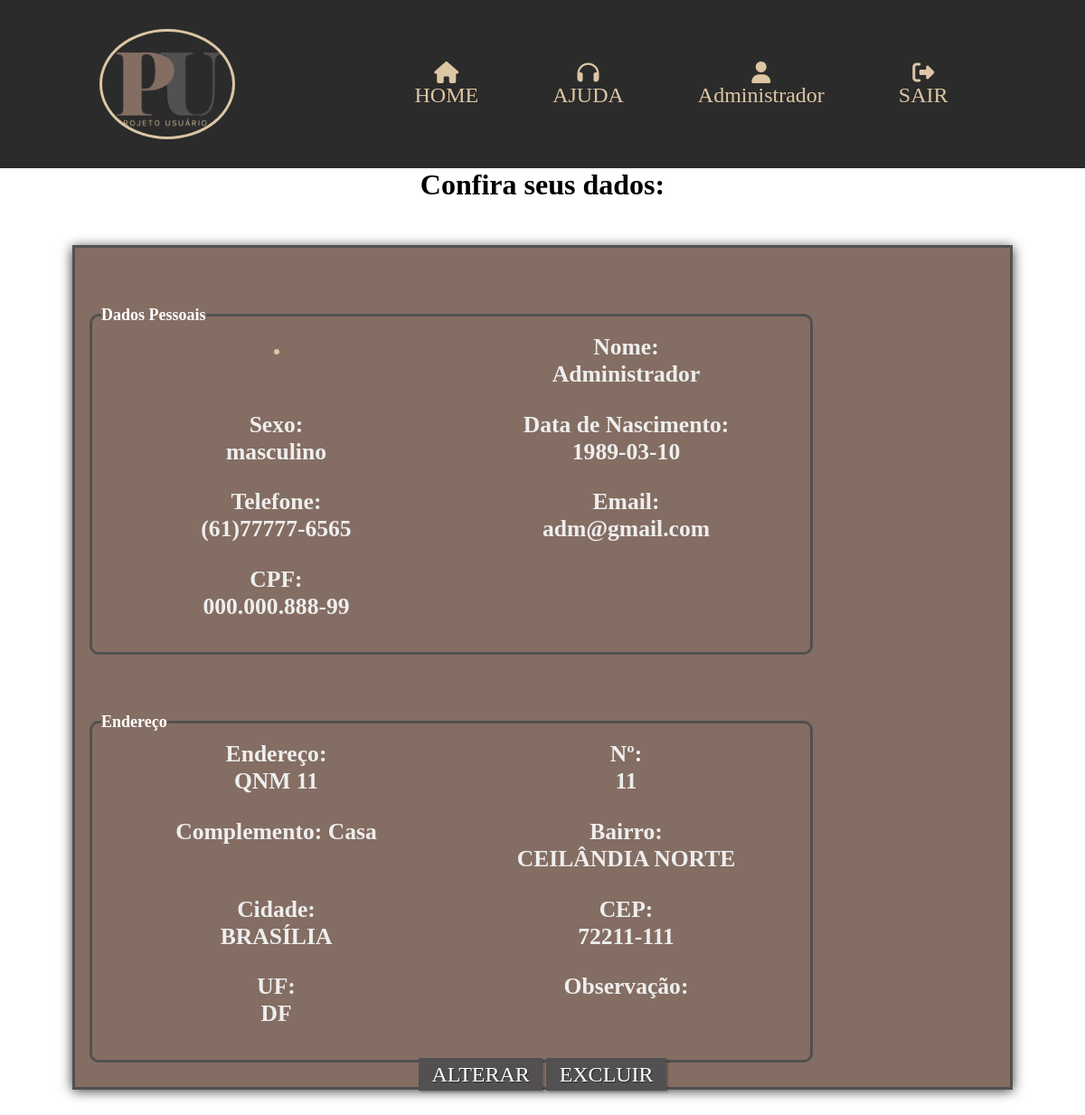
The app's page /view/perfil_usu.php (signed in) with its own data.
### tables this page shows
CREATE TABLE `usuario` (
  `id_usuario` INT(11) NOT NULL AUTO_INCREMENT,
  `nome_usu` VARCHAR(100) NOT NULL,
  `email` VARCHAR(100) NOT NULL,
  `senha` VARCHAR(50) NOT NULL,
  `telefone` VARCHAR(20) DEFAULT NULL,
  `cpf` VARCHAR(14) DEFAULT NULL,
  `sexo` ENUM('masculino', 'feminino', 'naoBinario', 'naoDeclarar') NOT NULL COMMENT 'Masculino\\nFeminino\\nNão Binário\\nNão Declarar',
  `dt_nascimento` DATE DEFAULT NULL,
  `endereco` VARCHAR(70) DEFAULT NULL,
  `numero` CHAR(7) DEFAULT NULL,
  `complemento` VARCHAR(15) DEFAULT NULL,
  `bairro` VARCHAR(70) DEFAULT NULL,
  `cidade` VARCHAR(70) DEFAULT NULL,
  `cep` CHAR(9) DEFAULT NULL,
  `uf` CHAR(2) DEFAULT NULL,
  `foto` VARCHAR(50) DEFAULT NULL,
  `obs` TEXT DEFAULT NULL,
  `situacao` VARCHAR(10) DEFAULT 'Ativo' COMMENT 'Ativo\\nCancelado\\nBloqueado',
  `fk_id_perfil` INT(11) NOT NULL,
  PRIMARY KEY (`id_usuario`, `fk_id_perfil`),
  INDEX `fk_usuario_perfil_usu1_idx` (`fk_id_perfil` ASC) ,
  CONSTRAINT `fk_usuario_perfil_usu1`
    FOREIGN KEY (`fk_id_perfil`)
    REFERENCES `perfil` (`id_perfil`)
    ON DELETE NO ACTION
    ON UPDATE NO ACTION);

### model/usuarioDAO.php (called while the page is built, shortened)
<?php
require_once 'conexao.php';
require_once 'usuarioDTO.php';
class UsuarioDAO{
    public $pdo ;
    public function __construct(){
        $this->pdo = Conexao::getInstance();
    }
    public function buscarPorID($id) {
        try {
            $sql = "SELECT * FROM usuario WHERE id_usuario=?";
            $stmt = $this->pdo->prepare($sql);
            $stmt->bindValue(1,$id);
            $stmt->execute();
            if ($stmt->rowCount() > 0) {
                $usuarioFetch = $stmt->fetch(PDO::FETCH_ASSOC);
                $usuarioDTO = new UsuarioDTO();
                $usuarioDTO->setId_usuario($usuarioFetch["id_usuario"]);
                $usuarioDTO->setNome_usu($usuarioFetch["nome_usu"]);
                $usuarioDTO->setEmail($usuarioFetch["email"]);
                $usuarioDTO->setSenha($usuarioFetch["senha"]);
                $usuarioDTO->setCpf($usuarioFetch["cpf"]);
                $usuarioDTO->setTelefone($usuarioFetch["telefone"]);
                $usuarioDTO->setSexo($usuarioFetch["sexo"]);
                $usuarioDTO->setDt_nascimento($usuarioFetch["dt_nascimento"]);
                $usuarioDTO->setEndereco($usuarioFetch["endereco"]);
                $usuarioDTO->setNumero($usuarioFetch["numero"]);
                $usuarioDTO->setComplemento($usuarioFetch["complemento"]);
                $usuarioDTO->setBairro($usuarioFetch["bairro"]);
                $usuarioDTO->setCidade($usuarioFetch["cidade"]);
                $usuarioDTO->setUf($usuarioFetch["uf"]);
                $usuarioDTO->setCep($usuarioFetch["cep"]);
                $usuarioDTO->setSituacao($usuarioFetch["situacao"]);
                $usuarioDTO->setFoto($usuarioFetch["foto"]);
                $usuarioDTO->setObs($usuarioFetch["obs"]);
                $usuarioDTO->setId_Perfil($usuarioFetch["fk_id_perfil"]);
                return $usuarioDTO;
            }
            return false;
        } catch (PDOException $exc) {
            echo $exc->getMessage();
            die();
        }
    }
    public function mostrarFoto($id) {
        try{
            $sql = "SELECT * FROM usuario u INNER JOIN perfil p ON u.fk_id_perfil = p.id_perfil WHERE id_usuario=?";
            $stmt = $this->pdo->prepare($sql);
            $stmt->bindValue(1, $id);
            $stmt->execute();
            $usuarioFetch = $stmt->fetch(PDO::FETCH_ASSOC);
           if($usuarioFetch != null){
                $usuarioDTO = new usuarioDTO();
                    return $usuarioFetch;
               }
               return null;
           }catch(PDOException $exc){
           echo $exc->getMessage();
       }
    }
}

### model/conexao.php (called while the page is built)
<?php
class Conexao{
    private static $conexao;
    public static function getInstance(){
        if(!isset(self::$conexao)){
            try{
                $options = array(
                    PDO::ATTR_PERSISTENT => true,
                    PDO::MYSQL_ATTR_INIT_COMMAND => 'SET NAMES UTF8',
                    PDO::ATTR_ERRMODE => PDO::ERRMODE_EXCEPTION
                );
                    self::$conexao = new PDO("mysql:host=localhost;dbname=projeto_usu","root","",$options);
            }catch(PDOException $exc){
                echo "Erro ao conectar ao banco ".$exc->getMessage();
            }
        }
        return self::$conexao;
    }
}

### model/usuarioDTO.php (called while the page is built, shortened)
<?php
class UsuarioDTO{
    private $id_usuario;
    private $nome_usu;
    private $email;
    private $cpf;
    private $telefone;
    private $sexo;
    private $dt_nascimento;
    private $endereco;
    private $numero;
    private $complemento;
    private $bairro;
    private $cidade;
    private $uf;
    private $cep;
    private $foto;
    public function getId_usuario(){
        return $this->id_usuario;
    }
    public function setId_usuario($id_usuario)
    {
        $this->id_usuario = $id_usuario;
        return $this;
    }
    public function getNome_usu(){
        return $this->nome_usu;
    }
    public function setNome_usu($nome_usu)
    {
        $this->nome_usu = ucwords(trim($nome_usu));
        return $this;
    }
    public function getEmail()
    {
        return $this->email;
    }
    public function setEmail($email)
    {
        $this->email = strtolower(trim($email));
        return $this;
    }
    public function setSenha($senha)
    {
        return $this;
    }
    public function getCpf(){
        return $this->cpf;
    }
    public function setCpf($cpf)
    {
        $this->cpf = $cpf;
        return $this;
    }
    public function getTelefone(){
        return $this->telefone;
    }
    public function setTelefone($telefone){
        $this->telefone = $telefone;
    }
    public function getSexo(){
        return $this->sexo;
    }
    public function setSexo($sexo){
        $this->sexo = $sexo;
    }
    public function getDt_nascimento(){
        return $this->dt_nascimento;
    }
    public function setDt_nascimento($dt_nascimento){
        $this->dt_nascimento = $dt_nascimento;
    }
    public function getFoto(){
        return $this->foto;
    }
    public function setFoto($foto){
        $this->foto = $foto;
    }
    public function getEndereco(){
        return $this->endereco;
    }
    public function setEndereco($endereco)
    {
        $this->endereco = $endereco;
        return $this;
    }
    public function getNumero(){
        return $this->numero;
    }
    public function setNumero($numero)
    {
        $this->numero = $numero;
        return $this;
    }
    public function getComplemento(){
        return $this->complemento;
    }
    public function setComplemento($complemento)
    {
        $this->complemento = $complemento;
        return $this;
    }
    public function getBairro(){
        return $this->bairro;
    }
    public function setBairro($bairro)
    {
        $this->bairro = $bairro;
        return $this;
    }
    public function getCidade(){
        return $this->cidade;
    }
    public function setCidade($cidade)
    {
        $this->cidade = $cidade;
        return $this;
    }
    public function getUf(){
        return $this->uf;
    }
    public function setUf($uf)
    {
        $this->uf = $uf;
        return $this;
    }
    public function getCep(){
        return $this->cep;
    }
    public function setCep($cep)
    {
        $this->cep = $cep;
        return $this;
    }
    public function setSituacao($situacao)
    {
        return $this;
    }
    public function setId_perfil($id_perfil)
    {
        return $this;
    }
}

### view/perfil_usu.php (the view, shortened to what this page needs)
<?php
require_once '../model/usuarioDAO.php';
$usuarioDAO = new UsuarioDAO();
if (isset($_SESSION["id_usuario"])) {
    $nome_usuario = $_SESSION["nome_usu"];
    $id = $_SESSION["id_usuario"];
    $id_perfil = $_SESSION["id_perfil"];
    $usuario = $usuarioDAO->buscarPorID($id);
    $usuarioFetch = $usuarioDAO->mostrarFoto($id);
} else {
    $nome_usuario = "";
    header("Location: ../index.php?msg=Usuário não encontrado");
    exit();
}
?>
<!DOCTYPE html>
<html>
<head>
    <link rel="stylesheet" href="../css/styleLog.css">
    <link rel="stylesheet" href="../css/style.css">
    <link rel="stylesheet" href="https://cdnjs.cloudflare.com/ajax/libs/font-awesome/6.4.0/css/all.min.css" />
    <link rel="stylesheet" href="https://cdn.jsdelivr.net/npm/sweetalert2@11.0.18/dist/sweetalert2.min.css">
</head>
<body>
    <header class="main_header">
        <a href="../index.php" class="logo">
            <img src="../assets/Logo.png" alt="Bem vindo ao projeto usuário">
        </a>
        <nav class="navbar">
            <a href="../index.php"><i class="fa-solid fa-house"></i>HOME</a></li>
            <a href="http://" target="_blank"><i class="fa-solid fa-headphones"></i>AJUDA</a>
            <?php
                if (!empty($nome_usuario)) {
                    if ($id_perfil == 1 || $id_perfil == 2 || $id_perfil == 3) {
                        $foto = $usuarioFetch['foto'] ?? "";
                        echo '<a href="perfil_usu.php">';
                        if ($foto) {
                                echo '<img src="../assets/pessoas/'.$foto.'" alt="Foto do Cliente">';
                            } else {
                                echo '<i class="fa-solid fa-user"></i>';
                            }
                        echo $nome_usuario.'</a>';
                        echo '<a class="border1" href="../control/control_sair.php" class="item_menu"><i class="fa-solid fa-right-from-bracket"></i>SAIR</a>';
                    }
                }
            ?>
        </nav>
    </header>
    <h1>Confira seus dados:</h1>
    <main id="container">
        <div class="dados">
            <fieldset class="grupo">
                <legend><strong>Dados Pessoais</strong></legend>
                <div class="field">
                    <?php if (!empty($usuario)) { ?>
                        <img class='profile' src="../assets/pessoas/<?= $usuario->getFoto(); ?>" alt="">
                    <?php } ?>
                </div>
                <p class="field"><strong>Nome:</strong> <br><?= $usuario->getNome_usu() ?></p>
                <p class="field"><strong>Sexo:</strong> <br><?= $usuario->getSexo() ?></p>
                <p class="field"><strong>Data de Nascimento:</strong> <br><?= $usuario->getDt_nascimento() ?></p>
                <p class="field"><strong>Telefone:</strong> <br><?= $usuario->getTelefone() ?></p>
                <p class="field"><strong>Email:</strong> <br><?= $usuario->getEmail() ?></p>
                <p class="field"><strong>CPF:</strong> <br><?= $usuario->getCpf() ?></p>
            </fieldset>
            <fieldset class="grupo">
                <legend>Endereço</legend>
                <p class="field"><strong>Endereço:</strong> <br><?= $usuario->getEndereco() ?></p>
                <p class="field"><strong>Nº:</strong> <br><?= $usuario->getNumero() ?></p>
                <p class="field"><strong>Complemento:</strong> <?= $usuario->getComplemento() ?></p>
                <p class="field"><strong>Bairro:</strong> <br><?= $usuario->getBairro() ?></p>
                <p class="field"><strong>Cidade:</strong> <br><?= $usuario->getCidade() ?></p>
                <p class="field"><strong>CEP:</strong> <br><?= $usuario->getCep() ?></p>
                <p class="field"><strong>UF:</strong> <br><?= $usuario->getUF() ?></p>
                <p class="field"><strong>Observação:</strong> <br><?= $usuario->getObs() ?></p>
            </fieldset>
            <a class="botao" href="./alterar_usu.php?id_usuario=<?= $usuario->getId_usuario() ?>">ALTERAR</a>
            <a class="botao" href="../control/excluir.php?id_usuario=<?= $usuario->getId_usuario() ?>" onclick="return confirm('Tem certeza de que deseja excluir o usuário?')">EXCLUIR</a>
        </div>
    </main>
</body>
</html>

### css/styleLog.css (style rules this page uses)
* { margin: 0; padding: 0; box-sizing: border-box; text-decoration: none; }
html { scroll-behavior: smooth; }
body { position: relative; }
#container { border: 3px solid #2B2B2B; box-shadow: 0 0.1rem 0.8rem rgba(0, 0, 0, 0.8); border-color: #525050; background: #846D62; margin: 3em 5em; }
.dados, h1 { text-align: center; }
fieldset { padding: 10px; border: 3px solid #525050; border-radius: 10px; width: 800px; margin: 4em 1em 0 1em; display: flex; flex-wrap: wrap; color: #eee; }
.field { margin-bottom: 1em; width: 50%; font-size: 1.6em; font-weight: 900; }
.field img { max-width: 6em; border-radius: 50%; -moz-border-radius: 50%; -webkit-border-radius: 50%; padding: 3px; background-color: #DDC6A4; }
legend { font-weight: bold; font-size: 18px; color: #fff; text-align: left; }
.botao { font-size: 1.5em; background: #525050; border: 0; margin-bottom: 1.2em; color: #ffffff; padding: 0.2em 0.6em; box-shadow: 2px 2px 2px rgba(0, 0, 0, 0.2); text-shadow: 1px 1px 1px rgba(0, 0, 0, 0.5); top: 95%; left: 50%; }
.botao, select { cursor: pointer; }

### css/style.css (style rules this page uses)
* { margin: 0; padding: 0; box-sizing: border-box; }
.main_header { width: 100% auto; padding: 2em; background-color: #2B2B2B; display: flex; justify-content: space-around; align-items: center; text-align: center; }
.main_header .logo { display: flex; align-items: center; }
.main_header .logo img { max-width: 150px; border-radius: 50%; -moz-border-radius: 50%; -webkit-border-radius: 50%; padding: 3px; background-color: #DDC6A4; }
.main_header .navbar { display: flex; align-items: baseline; }
.main_header .navbar a { display: flex; flex-direction: column; align-items: center; font-size: 1.5em; text-decoration: none; margin: 0 15px; padding: 0 26px; height: 100%; color: #DDC6A4; }

### records on screen
usuario: nome_usu "Administrador", sexo "masculino", dt_nascimento "1989-03-10", telefone "(61)77777-6565", email "adm@gmail.com", cpf "000.000.888-99", endereco "QNM 11", numero "11", complemento "Casa", bairro "CEILÂNDIA NORTE", cidade "BRASÍLIA", cep "72211-111", uf "DF"

### other values on screen
$nome_usuario "Administrador"
